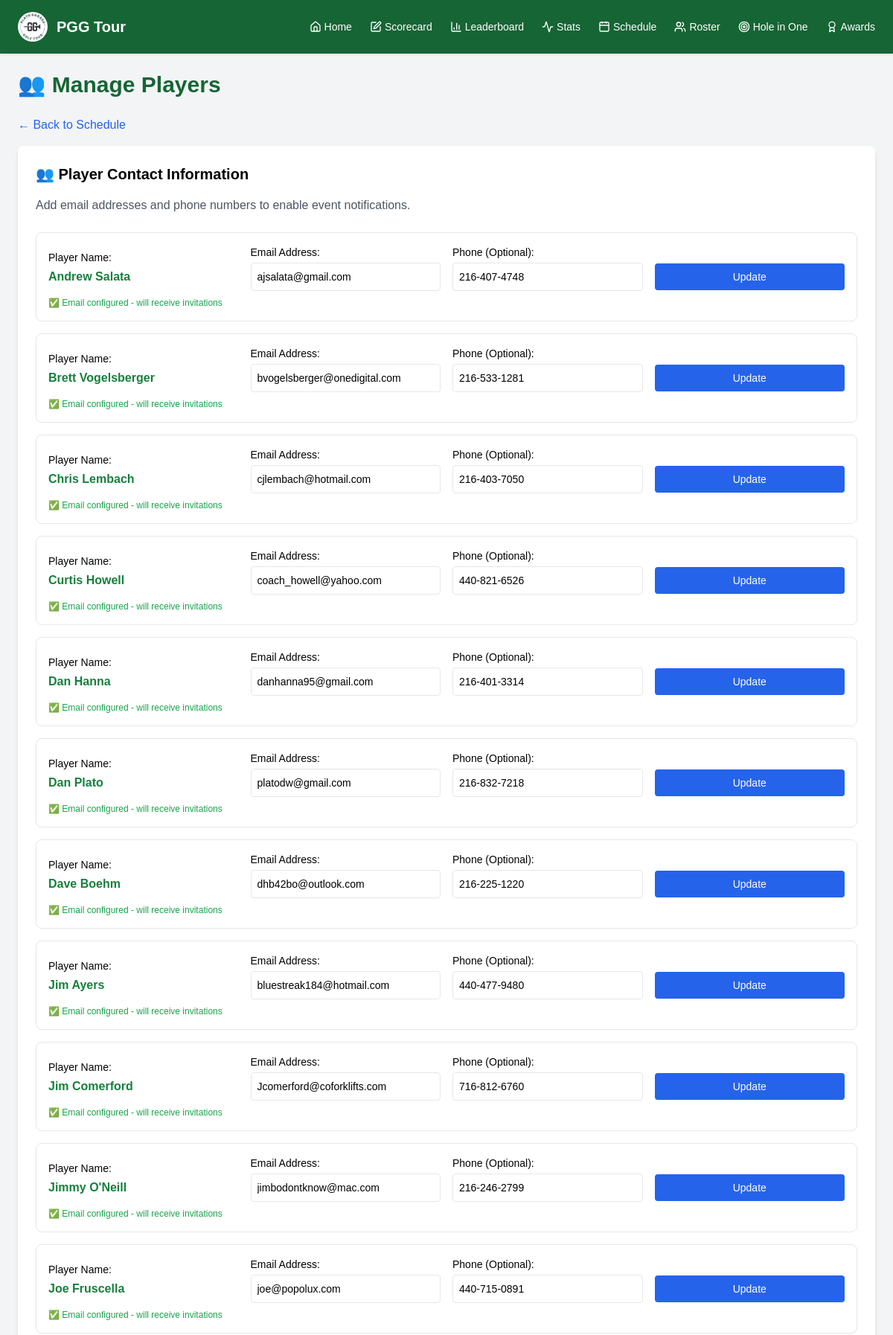
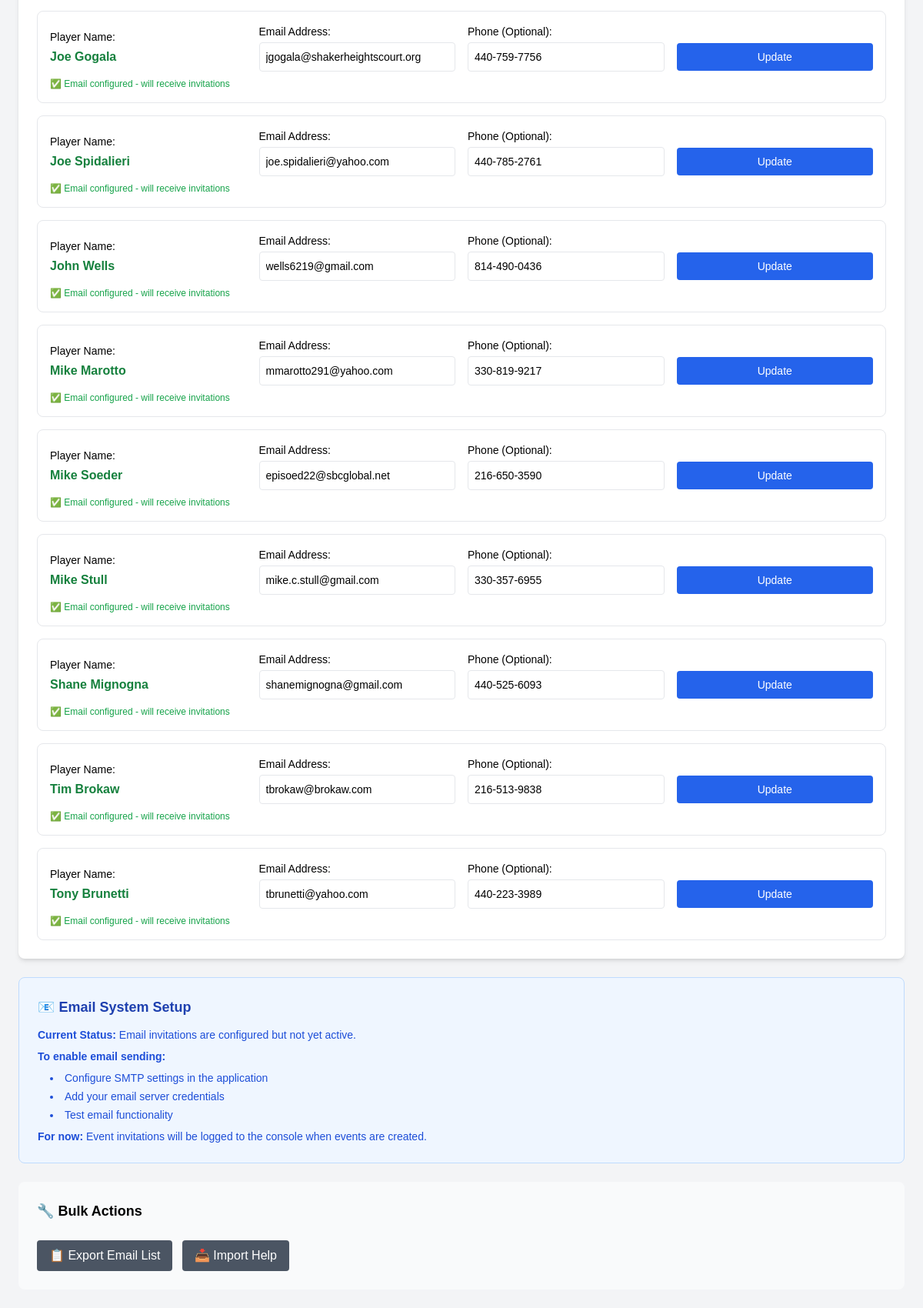
The app's page /players/manage with its own data (2 pictures, top to bottom).
### tables this page shows
CREATE TABLE players (
            id INTEGER PRIMARY KEY AUTOINCREMENT,
            name TEXT UNIQUE NOT NULL,
            email TEXT,
            phone TEXT,
            active BOOLEAN DEFAULT 1,
            created_date TEXT DEFAULT CURRENT_TIMESTAMP
        );

### app.py (the view)
@app.route("/players/manage")
def manage_players():
    conn = sqlite3.connect("golf_scores.db")
    c = conn.cursor()
    c.execute("SELECT id, name, email, phone, active FROM players ORDER BY name")
    players = c.fetchall()
    conn.close()
    return render_template("manage_players.html", players=players)

### templates/manage_players.html (shortened to what this page needs)
{% extends "base.html" %}
{% block content %}
<div class="mb-6">
  <h1 class="text-3xl font-bold text-green-800">👥 Manage Players</h1>
</div>
<div class="mb-4">
  <a href="/schedule" class="text-blue-600 hover:text-blue-800">
    ← Back to Schedule
  </a>
</div>
<div class="bg-white rounded-lg shadow-md p-6">
  <h2 class="text-xl font-semibold mb-4">👥 Player Contact Information</h2>
  <p class="text-gray-600 mb-6">Add email addresses and phone numbers to enable event notifications.</p>
  <div class="space-y-4">
    {% for player_id, name, email, phone, active in players %}
      <form method="POST" action="/players/update" class="border rounded-lg p-4 hover:bg-gray-50">
        <div class="grid grid-cols-1 md:grid-cols-4 gap-4 items-center">
          <div>
            <label class="block text-sm font-medium mb-1">Player Name:</label>
            <div class="font-semibold text-green-700">{{ name }}</div>
          </div>
          <div>
            <label class="block text-sm font-medium mb-1">Email Address:</label>
            <input
              type="email"
              name="email"
              value="{{ email or '' }}"
              placeholder="player@example.com"
              class="w-full border rounded p-2 text-sm"
            >
          </div>
          <div>
            <label class="block text-sm font-medium mb-1">Phone (Optional):</label>
            <input
              type="tel"
              name="phone"
              value="{{ phone or '' }}"
              placeholder="(555) 123-4567"
              class="w-full border rounded p-2 text-sm"
            >
          </div>
          <div>
            <label class="block text-sm font-medium mb-1">&nbsp;</label>
            <button
              type="submit"
              class="w-full bg-blue-600 text-white px-3 py-2 rounded hover:bg-blue-700 transition text-sm"
            >
              Update
            </button>
          </div>
        </div>
        <div class="mt-2 flex items-center space-x-4 text-xs">
          {% if email %}
            <span class="text-green-600">✅ Email configured - will receive invitations</span>
          {% else %}
            <span class="text-red-600">⚠️ No email - cannot receive invitations</span>
          {% endif %}
        </div>
      </form>
    {% endfor %}
  </div>
</div>
<div class="bg-blue-50 border border-blue-200 rounded-lg p-6 mt-6">
  <h3 class="text-lg font-semibold text-blue-800 mb-3">📧 Email System Setup</h3>
  <div class="text-blue-700 space-y-2 text-sm">
    <p><strong>Current Status:</strong> Email invitations are configured but not yet active.</p>
    <p><strong>To enable email sending:</strong></p>
    <ul class="list-disc list-inside ml-4 space-y-1">
      <li>Configure SMTP settings in the application</li>
      <li>Add your email server credentials</li>
      <li>Test email functionality</li>
    </ul>
    <p class="mt-3"><strong>For now:</strong> Event invitations will be logged to the console when events are created.</p>
  </div>
</div>
<div class="bg-gray-50 rounded-lg p-6 mt-6">
  <h3 class="text-lg font-semibold mb-3">🔧 Bulk Actions</h3>
  <div class="space-y-3">
    <button
      onclick="exportPlayerEmails()"
      class="bg-gray-600 text-white px-4 py-2 rounded hover:bg-gray-700 transition"
    >
      📋 Export Email List
    </button>
    <button
      onclick="showImportHelp()"
      class="bg-gray-600 text-white px-4 py-2 rounded hover:bg-gray-700 transition ml-2"
    >
      📥 Import Help
    </button>
  </div>
</div>
{% endblock %}

### templates/base.html (style rules this page uses)
body { font-family: Arial, sans-serif; }

### records on screen
players: name "Andrew Salata", email "ajsalata@gmail.com", phone "216-407-4748", shows "✅ Email configured - will receive invitations"
players: name "Brett Vogelsberger", email "bvogelsberger@onedigital.com", phone "216-533-1281", shows "✅ Email configured - will receive invitations"
players: name "Chris Lembach", email "cjlembach@hotmail.com", phone "216-403-7050", shows "✅ Email configured - will receive invitations"
players: name "Curtis Howell", email "coach_howell@yahoo.com", phone "440-821-6526", shows "✅ Email configured - will receive invitations"
players: name "Dan Hanna", email "danhanna95@gmail.com", phone "216-401-3314", shows "✅ Email configured - will receive invitations"
players: name "Dan Plato", email "platodw@gmail.com", phone "216-832-7218", shows "✅ Email configured - will receive invitations"
players: name "Dave Boehm", email "dhb42bo@outlook.com", phone "216-225-1220", shows "✅ Email configured - will receive invitations"
players: name "Jim Ayers", email "bluestreak184@hotmail.com", phone "440-477-9480", shows "✅ Email configured - will receive invitations"
players: name "Jim Comerford", email "Jcomerford@coforklifts.com", phone "716-812-6760", shows "✅ Email configured - will receive invitations"
players: name "Jimmy O'Neill", email "jimbodontknow@mac.com", phone "216-246-2799", shows "✅ Email configured - will receive invitations"
players: name "Joe Fruscella", email "joe@popolux.com", phone "440-715-0891", shows "✅ Email configured - will receive invitations"
players: name "Joe Gogala", email "jgogala@shakerheightscourt.org", phone "440-759-7756", shows "✅ Email configured - will receive invitations"
players: name "Joe Spidalieri", email "joe.spidalieri@yahoo.com", phone "440-785-2761", shows "✅ Email configured - will receive invitations"
players: name "John Wells", email "wells6219@gmail.com", phone "814-490-0436", shows "✅ Email configured - will receive invitations"
players: name "Mike Marotto", email "mmarotto291@yahoo.com", phone "330-819-9217", shows "✅ Email configured - will receive invitations"
players: name "Mike Soeder", email "episoed22@sbcglobal.net", phone "216-650-3590", shows "✅ Email configured - will receive invitations"
players: name "Mike Stull", email "mike.c.stull@gmail.com", phone "330-357-6955", shows "✅ Email configured - will receive invitations"
players: name "Shane Mignogna", email "shanemignogna@gmail.com", phone "440-525-6093", shows "✅ Email configured - will receive invitations"
players: name "Tim Brokaw", email "tbrokaw@brokaw.com", phone "216-513-9838", shows "✅ Email configured - will receive invitations"
players: name "Tony Brunetti", email "tbrunetti@yahoo.com", phone "440-223-3989", shows "✅ Email configured - will receive invitations"
